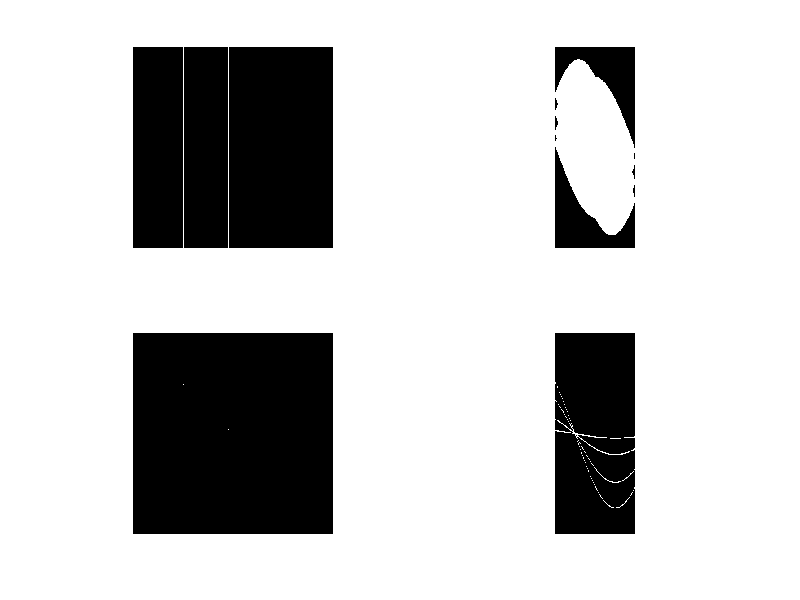

This figure's MATLAB source:
% Timor Leiderman Project 1 image processing 2020
clear

I = zeros(313);
[m,n] = size(I);

for i = 1:m
    for j = 1:n
        I(j,40) = 255;
        I(j,80) = 255;
        I(j,124) = 255;
        I(j,150) = 255;
    end
end

R = radon(I);
I1 = zeros(313);
I1(40,40) = 255;
I1(80,80) = 255;
I1(124,124) = 255;
I1(150,150) = 255;

R1 = radon(I1);


figure(1)
subplot(2,2,1)
imshow(I);
subplot(2,2,2)
imshow(R);

subplot(2,2,3)
imshow(I1);
subplot(2,2,4)
imshow(R1);

